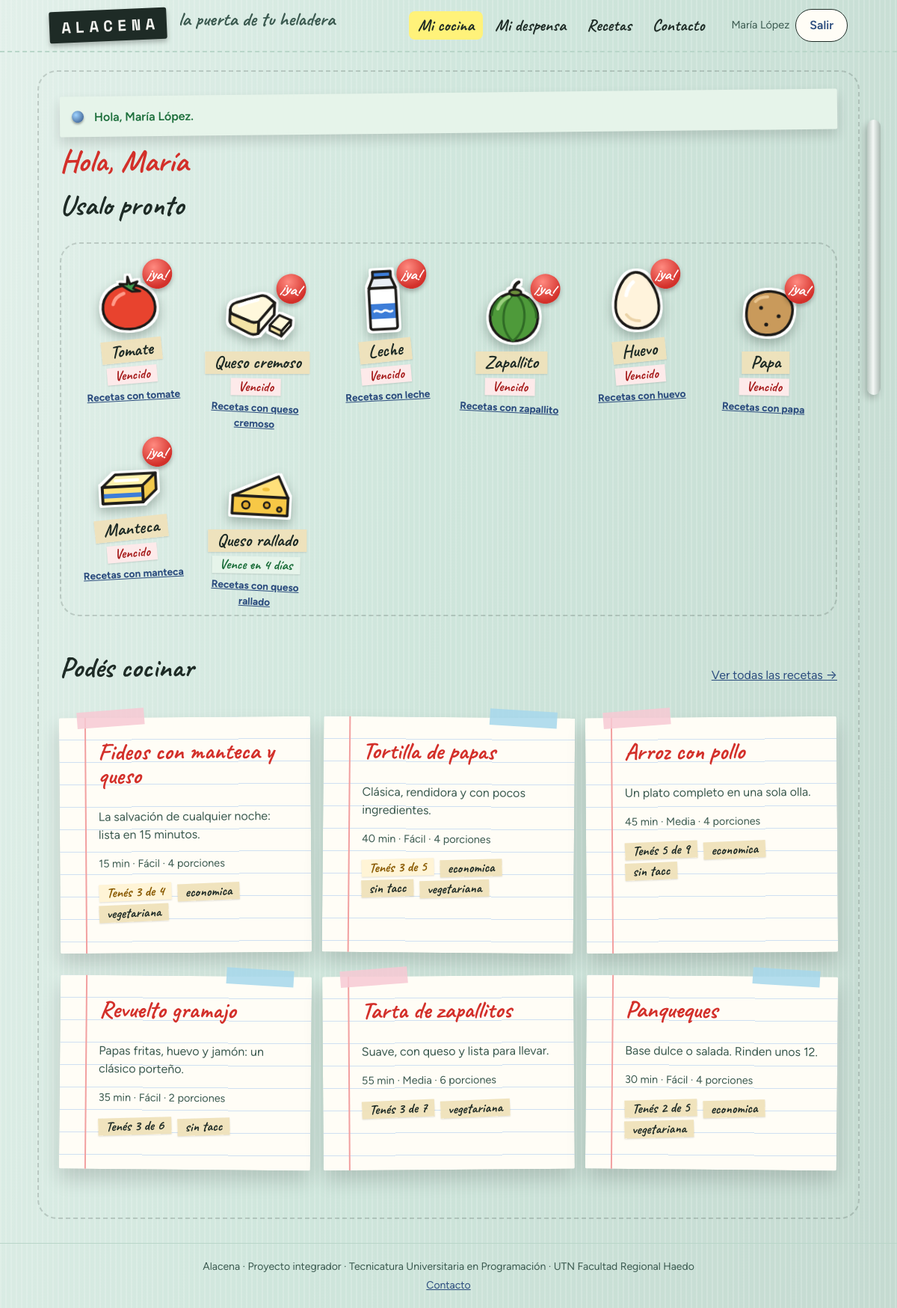
Page /app/index.php (signed in) on the committed database.
### tables this page shows
CREATE TABLE despensa_item (
    id                 INT UNSIGNED AUTO_INCREMENT PRIMARY KEY,
    usuario_id         INT UNSIGNED NOT NULL,
    ingrediente_id     INT UNSIGNED NOT NULL,
    nivel              TINYINT      NOT NULL DEFAULT 2,    
    cantidad           DECIMAL(9,2) NULL,                  
    unidad             VARCHAR(10)  NULL,
    fecha_vencimiento  DATE         NULL,
    ubicacion          ENUM('alacena','heladera','freezer') NOT NULL DEFAULT 'alacena',
    actualizado_en     DATETIME     NOT NULL DEFAULT CURRENT_TIMESTAMP ON UPDATE CURRENT_TIMESTAMP,
    CONSTRAINT ck_despensa_nivel CHECK (nivel BETWEEN 0 AND 3),
    UNIQUE KEY uq_despensa (usuario_id, ingrediente_id, ubicacion),
    KEY idx_despensa_vencimiento (usuario_id, fecha_vencimiento),
    CONSTRAINT fk_despensa_usuario FOREIGN KEY (usuario_id) REFERENCES usuario(id) ON DELETE CASCADE,
    CONSTRAINT fk_despensa_ingrediente FOREIGN KEY (ingrediente_id) REFERENCES ingrediente(id)
);

CREATE TABLE ingrediente (
    id                 INT UNSIGNED AUTO_INCREMENT PRIMARY KEY,
    nombre             VARCHAR(80)  NOT NULL,         
    categoria_id       SMALLINT UNSIGNED NOT NULL,
    icono              VARCHAR(60)  NULL,             
    unidad_default     VARCHAR(10)  NOT NULL,         
    gramos_por_unidad  DECIMAL(8,2) NULL,             
    es_basico          BOOLEAN      NOT NULL DEFAULT FALSE,   
    perecedero         BOOLEAN      NOT NULL DEFAULT TRUE,
    vida_util_dias     SMALLINT     NULL,
     
     
    usuario_id         INT UNSIGNED NULL,
     
    ambito             INT UNSIGNED AS (IFNULL(usuario_id, 0)) PERSISTENT,
    UNIQUE KEY uq_ingrediente_nombre (nombre, ambito),
    CONSTRAINT fk_ingrediente_categoria FOREIGN KEY (categoria_id) REFERENCES categoria(id),
    CONSTRAINT fk_ingrediente_usuario FOREIGN KEY (usuario_id) REFERENCES usuario(id) ON DELETE CASCADE
);

CREATE TABLE receta (
    id               INT UNSIGNED AUTO_INCREMENT PRIMARY KEY,
    slug             VARCHAR(120) NOT NULL UNIQUE,
    titulo           VARCHAR(150) NOT NULL,
    descripcion      TEXT         NULL,
    porciones_base   TINYINT      NOT NULL DEFAULT 4,
    minutos_prep     SMALLINT     NOT NULL,
    minutos_coccion  SMALLINT     NOT NULL DEFAULT 0,
    dificultad       TINYINT      NOT NULL,
    imagen           VARCHAR(255) NULL,
    fuente           VARCHAR(255) NULL,           
    autor_id         INT UNSIGNED NULL,           
    creado_en        DATETIME     NOT NULL DEFAULT CURRENT_TIMESTAMP,
    CONSTRAINT ck_receta_dificultad CHECK (dificultad BETWEEN 1 AND 3),
    CONSTRAINT fk_receta_autor FOREIGN KEY (autor_id) REFERENCES usuario(id) ON DELETE SET NULL
);

### src/ayudas.php (called while the page is built, shortened)
<?php
function e(string|int|float|null $valor): string
{
    return htmlspecialchars((string) $valor, ENT_QUOTES, 'UTF-8');
}
function url(string $ruta = ''): string
{
    static $base = null;
    if ($base === null) {
        $publico = str_replace('\\', '/', (string) realpath(dirname(__DIR__) . '/public'));
        $script = str_replace('\\', '/', (string) realpath($_SERVER['SCRIPT_FILENAME'] ?? ''));
        $relativo = str_starts_with($script, $publico . '/') ? substr($script, strlen($publico) + 1) : '';
        $nombre = (string) ($_SERVER['SCRIPT_NAME'] ?? '/');
        $base = ($relativo !== '' && str_ends_with($nombre, $relativo))
            ? substr($nombre, 0, -strlen($relativo))
            : '/';
    }
    return $base . ltrim($ruta, '/');
}

### src/Sesion.php (called while the page is built, shortened)
<?php
final class Sesion
{
    public static function usuario(): ?array
    {
        return $_SESSION['usuario'] ?? null;
    }
    public static function avisos(): array
    {
        $avisos = $_SESSION['avisos'] ?? [];
        return $avisos;
    }
}

### src/bootstrap.php (called while the page is built, shortened)
<?php
spl_autoload_register(function (string $clase): void {
    $prefijo = 'Alacena\\';
    $relativa = str_replace('\\', '/', substr($clase, strlen($prefijo)));
    $archivo = __DIR__ . '/' . $relativa . '.php';
});
require_once __DIR__ . '/ayudas.php';

### src/Repositorios/DespensaRepositorio.php (called while the page is built, shortened)
<?php
final class DespensaRepositorio
{
    public function porVencer(int $usuarioId, int $dias = 7): array
    {
        $consulta = $this->db->prepare(
            'SELECT d.id, i.nombre, d.fecha_vencimiento, d.ubicacion, DATEDIFF(d.fecha_vencimiento, CURDATE()) AS dias
             FROM despensa_item d JOIN ingrediente i ON i.id = d.ingrediente_id
             WHERE d.usuario_id = :usuario AND d.nivel > 0 AND d.fecha_vencimiento IS NOT NULL
               AND d.fecha_vencimiento <= CURDATE() + INTERVAL :dias DAY
             ORDER BY d.fecha_vencimiento'
        );
        $consulta->execute(['usuario' => $usuarioId, 'dias' => $dias]);
        return $consulta->fetchAll();
    }
    public static function dibujo(string $nombre): string
    {
        $tildes = ['á' => 'a', 'é' => 'e', 'í' => 'i', 'ó' => 'o', 'ú' => 'u', 'ñ' => 'n'];
        $sinTildes = strtr(mb_strtolower($nombre), $tildes);
        $completo = trim((string) preg_replace('/[^a-z0-9]+/', '-', $sinTildes), '-');
        $candidatos = [$completo];
        if (!preg_match('/ (de|en) /', $sinTildes)) {
            $candidatos[] = strtok($completo, '-');
        }
        foreach ($candidatos as $archivo) {
            if (is_file(dirname(__DIR__, 2) . '/public/img/ingredientes/' . $archivo . '.svg')) {
                return 'img/ingredientes/' . $archivo . '.svg';
            }
        }
        return 'img/ingredientes/comida.svg';
    }
    public static function estadoVencimiento(?int $dias): array
    {
        return match (true) {
            $dias === null => ['Sin fecha', ''],
            $dias < 0 => ['Vencido', 'error'],
            $dias === 0 => ['Vence hoy', 'error'],
            $dias === 1 => ['Vence mañana', 'alerta'],
            $dias <= 3 => ["Vence en {$dias} días", 'alerta'],
            default => ["Vence en {$dias} días", 'exito'],
        };
    }
}

### src/Repositorios/RecetaRepositorio.php (called while the page is built, shortened)
<?php
final class RecetaRepositorio
{
    public function sugeridas(int $usuarioId, int $limite = 6): array
    {
        $sql = 'SELECT * FROM (' . self::SELECT_RESUMEN . ' GROUP BY r.id) AS resumen
                WHERE tengo > 0 AND total > 0
                ORDER BY tengo / total DESC, total - tengo, titulo
                LIMIT ' . max(1, $limite);
        $consulta = $this->db->prepare($sql);
        $consulta->execute(['usuario' => $usuarioId]);
        return $consulta->fetchAll();
    }
}

### public/app/index.php (the view, shortened to what this page needs)
<?php
require dirname(__DIR__, 2) . '/src/bootstrap.php';
$db = Db::conexion();
$usuario = Sesion::usuario();
$porVencer = (new DespensaRepositorio($db))->porVencer($usuario['id'], 7);
$sugeridas = (new RecetaRepositorio($db))->sugeridas($usuario['id'], 6);
require parcial('encabezado');
?>
<h1>Hola, <?= e(explode(' ', $usuario['nombre'])[0]) ?></h1>
<section aria-labelledby="usalo-pronto">
  <h2 id="usalo-pronto" class="titulo-mano">Usalo pronto</h2>
  <?php if ($porVencer === []) : ?>
    <p class="vacio">Nada vence en los próximos 7 días. <a href="<?= e(url('app/despensa.php')) ?>">Ver mi despensa</a></p>
  <?php else : ?>
    <ul class="puerta-cocina">
      <?php foreach ($porVencer as $item) : ?>
        <?php
          $dias = (int) $item['dias'];
          [$texto, $estilo] = DespensaRepositorio::estadoVencimiento($dias);
        ?>
        <li class="iman">
          <img src="<?= e(url(DespensaRepositorio::dibujo($item['nombre']))) ?>" alt="" width="96" height="96">
          <?php if ($dias <= 1) : ?>
            <span class="iman__ya" aria-hidden="true">¡ya!</span>
          <?php endif; ?>
          <span class="iman__cinta"><?= e($item['nombre']) ?></span>
          <span class="etiqueta etiqueta--<?= e($estilo) ?>"><?= e($texto) ?></span>
          <a class="iman__receta" href="<?= e(url('app/recetas.php?q=' . urlencode($item['nombre']))) ?>">Recetas con <?= e(mb_strtolower($item['nombre'])) ?></a>
        </li>
      <?php endforeach; ?>
    </ul>
  <?php endif; ?>
</section>
<section aria-labelledby="podes-cocinar">
  <div class="encabezado-pagina">
    <h2 id="podes-cocinar" class="titulo-mano">Podés cocinar</h2>
    <a href="<?= e(url('app/recetas.php')) ?>">Ver todas las recetas →</a>
  </div>
  <?php if ($sugeridas === []) : ?>
    <p class="vacio">Todavía no hay sugerencias. <a href="<?= e(url('app/despensa.php')) ?>">Cargá lo que tenés en tu despensa</a> y te mostramos qué cocinar.</p>
  <?php else : ?>
    <div class="grilla">
      <?php foreach ($sugeridas as $receta) : ?>
        <?php require parcial('tarjeta-receta'); ?>
      <?php endforeach; ?>
    </div>
  <?php endif; ?>
</section>
<?php require parcial('pie'); ?>

### src/Vistas/encabezado.php (shortened to what this page needs)
<?php
$usuario = Sesion::usuario();
$avisos = Sesion::avisos();
$actual = basename((string) ($_SERVER['SCRIPT_NAME'] ?? ''));
$carpeta = basename(dirname((string) ($_SERVER['SCRIPT_NAME'] ?? '')));
$marcar = function (string $ruta) use ($actual, $carpeta): string {
    $partes = explode('/', $ruta);
    $archivo = end($partes);
    $dir = count($partes) > 1 ? $partes[0] : '';
    $mismaCarpeta = $dir === '' ? !in_array($carpeta, ['app', 'admin'], true) : $carpeta === $dir;
    return $mismaCarpeta && $archivo === $actual ? ' aria-current="page"' : '';
};
$menu = [['index.php', 'Inicio']];
if ($usuario !== null) {
    $menu = [['app/index.php', 'Mi cocina'], ['app/despensa.php', 'Mi despensa'], ['app/recetas.php', 'Recetas']];
}
$menu[] = ['contacto.php', 'Contacto'];
?>
<!doctype html>
<html lang="es-AR">
<head>
    <link rel="stylesheet" href="<?= e(url('css/estilos.css')) ?>">
</head>
<body>
    <header class="barra">
        <div class="barra__interior">
            <a class="marca" href="<?= e(url($usuario ? 'app/index.php' : 'index.php')) ?>">Alacena</a>
            <nav id="menu-principal" class="menu" aria-label="Principal">
                <ul>
                    <?php foreach ($menu as [$ruta, $texto]) : ?>
                        <li><a href="<?= e(url($ruta)) ?>" <?= $marcar($ruta) ?>><?= e($texto) ?></a></li>
                    <?php endforeach; ?>
                </ul>
                <div class="menu__cuenta">
                    <?php if ($usuario !== null) : ?>
                        <span class="menu__usuario"><?= e($usuario['nombre']) ?><?= $usuario['rol'] === Sesion::ROL_ADMIN ? ' · admin' : '' ?></span>
                        <a class="boton boton--secundario" href="<?= e(url('salir.php')) ?>">Salir</a>
                    <?php else : ?>
                        <a class="boton boton--secundario" href="<?= e(url('login.php')) ?>">Ingresar</a>
                        <a class="boton" href="<?= e(url('registro.php')) ?>">Crear cuenta</a>
                    <?php endif; ?>
                </div>
            </nav>
        </div>
    </header>
    <main class="contenido" id="contenido">
        <?php foreach ($avisos as $aviso) : ?>
            <p class="aviso aviso--<?= e($aviso['tipo']) ?>" role="<?= $aviso['tipo'] === 'error' ? 'alert' : 'status' ?>"><?= e($aviso['mensaje']) ?></p>
        <?php endforeach; ?>

### src/Vistas/tarjeta-receta.php (shortened to what this page needs)
<?php
$faltan = (int) $receta['total'] - (int) $receta['tengo'];
?>
<article class="tarjeta tarjeta-receta">
  <h2><a href="<?= e(url('app/receta.php?id=' . $receta['id'])) ?>"><?= e($receta['titulo']) ?></a></h2>
  <p class="texto-suave"><?= e($receta['descripcion']) ?></p>
  <p class="tarjeta-receta__datos">
    <span><?= e($receta['minutos']) ?> min</span> ·
    <span><?= e(RecetaRepositorio::DIFICULTADES[(int) $receta['dificultad']] ?? '') ?></span> ·
    <span><?= e($receta['porciones_base']) ?> porciones</span>
  </p>
  <p>
    <?php if ($faltan <= 0) : ?>
      <span class="etiqueta etiqueta--exito">Tenés todo</span>
    <?php else : ?>
      <span class="etiqueta<?= $faltan <= 2 ? ' etiqueta--alerta' : '' ?>">Tenés <?= e($receta['tengo']) ?> de <?= e($receta['total']) ?></span>
    <?php endif; ?>
    <?php foreach (array_filter(explode(', ', (string) $receta['etiquetas'])) as $etiqueta) : ?>
      <span class="etiqueta"><?= e(str_replace('_', ' ', $etiqueta)) ?></span>
    <?php endforeach; ?>
  </p>
</article>

### src/Vistas/pie.php
</main>
<footer class="pie">
  <p>Alacena · Proyecto integrador · Tecnicatura Universitaria en Programación · UTN Facultad Regional Haedo</p>
  <p><a href="<?= e(url('contacto.php')) ?>">Contacto</a></p>
</footer>
</body>
</html>

### rows in the picture
despensa_item: shows a picture, shows "¡ya!", ingrediente.nombre "Tomate", texto "Vencido", ingrediente.nombre "tomate"
despensa_item: shows a picture, shows "¡ya!", ingrediente.nombre "Queso cremoso", texto "Vencido", ingrediente.nombre "queso cremoso"
despensa_item: shows a picture, shows "¡ya!", ingrediente.nombre "Leche", texto "Vencido", ingrediente.nombre "leche"
despensa_item: shows a picture, shows "¡ya!", ingrediente.nombre "Zapallito", texto "Vencido", ingrediente.nombre "zapallito"
despensa_item: shows a picture, shows "¡ya!", ingrediente.nombre "Huevo", texto "Vencido", ingrediente.nombre "huevo"
despensa_item: shows a picture, shows "¡ya!", ingrediente.nombre "Papa", texto "Vencido", ingrediente.nombre "papa"
despensa_item: shows a picture, shows "¡ya!", ingrediente.nombre "Manteca", texto "Vencido", ingrediente.nombre "manteca"
despensa_item: shows a picture, ingrediente.nombre "Queso rallado", texto "Vence en 4 días", ingrediente.nombre "queso rallado"
receta: titulo "Fideos con manteca y queso", descripcion "La salvación de cualquier noche: lista en 15 minutos.", minutos "15", dificultad "Fácil", porciones_base "4", tengo "3", total "4", etiqueta "economica", etiqueta "vegetariana"
receta: titulo "Tortilla de papas", descripcion "Clásica, rendidora y con pocos ingredientes.", minutos "40", dificultad "Fácil", porciones_base "4", tengo "3", total "5", etiqueta "economica", etiqueta "sin tacc", etiqueta "vegetariana"
receta: titulo "Arroz con pollo", descripcion "Un plato completo en una sola olla.", minutos "45", dificultad "Media", porciones_base "4", tengo "5", total "9", etiqueta "economica", etiqueta "sin tacc"
receta: titulo "Revuelto gramajo", descripcion "Papas fritas, huevo y jamón: un clásico porteño.", minutos "35", dificultad "Fácil", porciones_base "2", tengo "3", total "6", etiqueta "sin tacc"
receta: titulo "Tarta de zapallitos", descripcion "Suave, con queso y lista para llevar.", minutos "55", dificultad "Media", porciones_base "6", tengo "3", total "7", etiqueta "vegetariana"
receta: titulo "Panqueques", descripcion "Base dulce o salada. Rinden unos 12.", minutos "30", dificultad "Fácil", porciones_base "4", tengo "2", total "5", etiqueta "economica", etiqueta "vegetariana"

### other values in the picture
$texto "Mi cocina"
$texto "Mi despensa"
$texto "Recetas"
$texto "Contacto"
$usuario['nombre'] "María López"
$aviso['mensaje'] "Hola, María López."
explode(' ', $usuario['nombre'])[0] "María"
